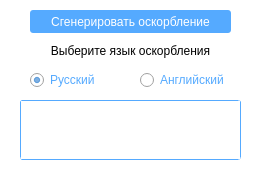
<?xml version="1.0" encoding="UTF-8"?>
<ui version="4.0">
 <class>form_app</class>
 <widget class="QWidget" name="form_app">
  <property name="geometry">
   <rect>
    <x>0</x>
    <y>0</y>
    <width>261</width>
    <height>170</height>
   </rect>
  </property>
  <property name="windowTitle">
   <string>Form</string>
  </property>
  <property name="styleSheet">
   <string notr="true">QWidget#form_app {
	background-color: white;
}</string>
  </property>
  <widget class="QPushButton" name="get_osk">
   <property name="geometry">
    <rect>
     <x>30</x>
     <y>10</y>
     <width>201</width>
     <height>23</height>
    </rect>
   </property>
   <property name="styleSheet">
    <string notr="true">QPushButton#get_osk {
	background-color: rgb(85, 170, 255);
	border: none;
	border-radius: 3px;		
	font: 75 10pt &quot;Arial&quot;;
	color: white;
}

QPushButton#get_osk:hover {
	border: 3px solid rgb(66, 131, 197);
}

QPushButton#get_osk:pressed {
	border: 3px solid rgb(66, 131, 197);
	font: 75 11pt &quot;Arial&quot;;
}</string>
   </property>
   <property name="text">
    <string>Сгенерировать оскорбление</string>
   </property>
   <property name="checkable">
    <bool>false</bool>
   </property>
   <property name="autoDefault">
    <bool>true</bool>
   </property>
   <property name="default">
    <bool>false</bool>
   </property>
   <property name="flat">
    <bool>false</bool>
   </property>
  </widget>
  <widget class="QRadioButton" name="select_lang_rus">
   <property name="geometry">
    <rect>
     <x>30</x>
     <y>70</y>
     <width>81</width>
     <height>20</height>
    </rect>
   </property>
   <property name="layoutDirection">
    <enum>Qt::LeftToRight</enum>
   </property>
   <property name="autoFillBackground">
    <bool>false</bool>
   </property>
   <property name="styleSheet">
    <string notr="true">QRadioButton#select_lang_rus{
	color: rgb(85, 170, 255);
	font: 75 10px &quot;Arial Black&quot;;
}

QRadioButton#select_lang_rus::indicator{
	color: red;
}
</string>
   </property>
   <property name="text">
    <string>Русский</string>
   </property>
   <property name="checkable">
    <bool>true</bool>
   </property>
   <property name="checked">
    <bool>true</bool>
   </property>
  </widget>
  <widget class="QRadioButton" name="select_lang_eng">
   <property name="geometry">
    <rect>
     <x>140</x>
     <y>70</y>
     <width>91</width>
     <height>20</height>
    </rect>
   </property>
   <property name="styleSheet">
    <string notr="true">QRadioButton#select_lang_eng {
	color: rgb(85, 170, 255);
	font: 75 10px &quot;Arial Black&quot;;
}</string>
   </property>
   <property name="text">
    <string>Английский</string>
   </property>
  </widget>
  <widget class="QLabel" name="text_language">
   <property name="geometry">
    <rect>
     <x>40</x>
     <y>40</y>
     <width>181</width>
     <height>21</height>
    </rect>
   </property>
   <property name="styleSheet">
    <string notr="true">QLabel#text_language {
	color: black;
	font: 75 9pt &quot;Arial&quot;;
}</string>
   </property>
   <property name="text">
    <string>Выберите язык оскорбления</string>
   </property>
   <property name="scaledContents">
    <bool>false</bool>
   </property>
   <property name="alignment">
    <set>Qt::AlignCenter</set>
   </property>
  </widget>
  <widget class="QTextEdit" name="received_osk">
   <property name="geometry">
    <rect>
     <x>20</x>
     <y>100</y>
     <width>221</width>
     <height>60</height>
    </rect>
   </property>
   <property name="styleSheet">
    <string notr="true">QTextEdit#received_osk {
	border:1px solid rgb(85, 170, 255);
	border-radius: 3px;	
}</string>
   </property>
  </widget>
 </widget>
 <resources/>
 <connections/>
</ui>
